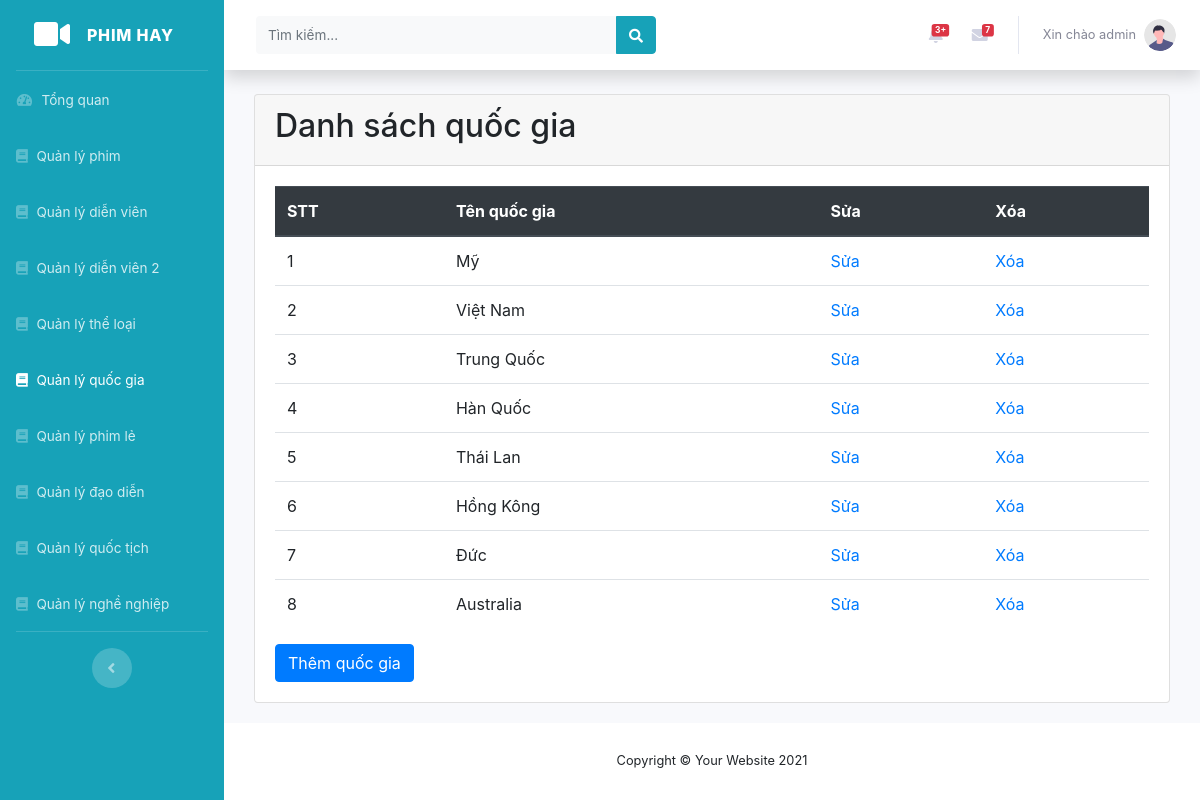
The app's page /admin/qg.php (signed in) with its own data.
### tables this page shows
CREATE TABLE `quocgia` (
  `ID_QuocGia` int(50) NOT NULL,
  `TenQuocGia` text NOT NULL
);

### admin/quocgia/danhsach.php (the view, shortened to what this page needs)
<?php
    $sql = "SELECT * FROM quocgia";
    $quocgia = mysqli_query($conn, $sql);
?>
<div class="container-fluid">
    <div class="card">
        <div class="card-header">
            <h2>Danh sách quốc gia</h2>
        </div>
        <div class="card-body">
            <table class="table">
                <thead class="thead-dark">
                    <tr>
                        <th>STT</th>
                        <th>Tên quốc gia</th>
                        <th>Sửa</th>
                        <th>Xóa</th>
                    </tr>
                </thead>
                <tbody>
                    <?php
                    $i = 1;
                        while($row = mysqli_fetch_assoc($quocgia)){?>
                            <tr>
                                <td><?php echo $i++; ?></td>
                                <td><?php echo $row['TenQuocGia'];?></td>
                                <td>
                                    <a href="qg.php?layout_QG=sua&id=<?php echo $row['ID_QuocGia'];?>">Sửa</a>
                                </td>
                                <td>
                                    <a onclick="return Del('<?php echo $row['TenQuocGia'];?>')" href="qg.php?layout_QG=xoa&id=<?php echo $row['ID_QuocGia'];?>">Xóa</a>
                                </td>
                            </tr>
                        <?php
                        }?>
                </tbody>
            </table>
                <a class="btn btn-primary" href="qg.php?layout_QG=them">Thêm quốc gia</a>
        </div>
    </div>
</div>

### admin/layout_mo.php (shortened to what this page needs)
<!DOCTYPE html>
<html lang="en">
<head>
    <link href="assets/vendor/fontawesome-free/css/all.min.css" rel="stylesheet" />
    <link href="assets/css/style.css" rel="stylesheet" />
    <link href="assets/css/sb-admin-2.min.css" rel="stylesheet" />
    <link href="assets/vendor/datatables/dataTables.bootstrap4.min.css" rel="stylesheet" />
    <link rel="stylesheet" href="//netdna.bootstrapcdn.com/bootstrap/4.5.0/css/bootstrap.min.css">
</head>
<body id="page-top">
    <div id="wrapper">
        <ul class="navbar-nav bg-info text-white sidebar sidebar-dark accordion" id="accordionSidebar">
            <a class="sidebar-brand d-flex align-items-center justify-content-center" href="admin.php">
                <div class="sidebar-brand-icon ">
                    <i class="fas fa-video"></i>
                </div>
                <div class="sidebar-brand-text mx-3">Phim Hay</div>
            </a>
            <hr class="sidebar-divider my-0">
            <li class="nav-item">
                <a class="nav-link" href="admin.php">
                    <i class="fas fa-fw fa-tachometer-alt"></i>
                    <span>Tổng quan</span>
                </a>
            </li>
            <li class="nav-item">
                <a class="nav-link" href="phim.php">
                    <i class="fa fa-book"></i>
                    <span>Quản lý phim</span>
                </a>
            </li>
            <li class="nav-item">
                <a class="nav-link" href="dv.php">
                    <i class="fa fa-book"></i>
                    <span>Quản lý diễn viên</span>
                </a>
            </li>
            <li class="nav-item">
                <a class="nav-link" href="dv2.php">
                    <i class="fa fa-book"></i>
                    <span>Quản lý diễn viên 2</span>
                </a>
            </li>
            <li class="nav-item">
                <a class="nav-link" href="tl.php">
                    <i class="fa fa-book"></i>
                    <span>Quản lý thể loại</span>
                </a>
            </li>
            <li class="nav-item">
                <a class="nav-link" href="qg.php">
                    <i class="fa fa-book"></i>
                    <span>Quản lý quốc gia</span>
                </a>
            </li>
            <li class="nav-item">
                <a class="nav-link" href="phimle.php">
                    <i class="fa fa-book"></i>
                    <span>Quản lý phim lẻ</span>
                </a>
            </li>
            <li class="nav-item">
                <a class="nav-link" href="daodien.php">
                    <i class="fa fa-book"></i>
                    <span>Quản lý đạo diễn</span>
                </a>
            </li>
            <li class="nav-item">
                <a class="nav-link" href="quoctich.php">
                    <i class="fa fa-book"></i>
                    <span>Quản lý quốc tịch</span>
                </a>
            </li>
            <li class="nav-item">
                <a class="nav-link" href="nghenghiep.php">
                    <i class="fa fa-book"></i>
                    <span>Quản lý nghề nghiệp</span>
                </a>
            </li>
            <hr class="sidebar-divider d-none d-md-block">
            <div class="text-center d-none d-md-inline">
                <button class="rounded-circle border-0" id="sidebarToggle"></button>
            </div>
        </ul>
        <div id="content-wrapper" class="d-flex flex-column">
            <div id="content">
                <nav class="navbar navbar-expand navbar-light bg-white topbar mb-4 static-top shadow">
                    <form class="d-none d-sm-inline-block form-inline mr-auto ml-md-3 my-2 my-md-0 mw-100 navbar-search">
                        <div class="input-group">
                            <input type="text" class="form-control bg-light border-0 small" placeholder="Tìm kiếm..."
                                   aria-label="Search" aria-describedby="basic-addon2">
                            <div class="input-group-append">
                                <button class="btn btn-info text-white" type="button">
                                    <i class="fas fa-search fa-sm"></i>
                                </button>
                            </div>
                        </div>
                    </form>
                    <ul class="navbar-nav ml-auto">
                        <li class="nav-item dropdown no-arrow mx-1">
                            <a class="nav-link dropdown-toggle" href="#" id="alertsDropdown" role="button"
                               data-toggle="dropdown" aria-haspopup="true" aria-expanded="false">
                                <span class="badge badge-danger badge-counter">3+</span>
                            </a>
                        </li>
                        <li class="nav-item dropdown no-arrow mx-1">
                            <a class="nav-link dropdown-toggle" href="#" id="messagesDropdown" role="button"
                               data-toggle="dropdown" aria-haspopup="true" aria-expanded="false">
                                <i class="fas fa-envelope fa-fw"></i>
                                <span class="badge badge-danger badge-counter">7</span>
                            </a>
                        </li>
                        <li class="nav-item dropdown no-arrow">
                            <a class="nav-link dropdown-toggle" href="#" id="userDropdown" role="button"
                               data-toggle="dropdown" aria-haspopup="true" aria-expanded="false">
                                <span class="mr-2 d-none d-lg-inline text-gray-600 small">Xin chào admin</span>
                                <img class="img-profile rounded-circle"
                                     src="assets/img/undraw_profile.svg">
                            </a>
                        </li>
                    </ul>
                </nav>
                <div class="container-fluid">

### admin/qg.php (shortened to what this page needs)
<?php
    require_once 'layout_mo.php';
?>
    <?php
        if(isset($_GET['layout_QG']))
        {
            switch ($_GET['layout_QG'])
            {
                case 'danhsach':
                    require_once 'quocgia/danhsach.php';
                    break;
                case 'them':
                    require_once 'quocgia/them.php';
                    break;
                case 'sua':
                    require_once 'quocgia/sua.php';
                    break;
                case 'xoa':
                    require_once 'quocgia/xoa.php';
                    break;
                default:
                    require_once 'quocgia/danhsach.php';
                    break;
            }
        }
        else
        {
            require_once 'quocgia/danhsach.php';
        }
    ?>
<?php
    require_once 'layout_ket.php';
?>

### admin/layout_ket.php (shortened to what this page needs)
</div>
            </div>
            <footer class="sticky-footer bg-white">
                <div class="container my-auto">
                    <div class="copyright text-center my-auto">
                        <span>Copyright &copy; Your Website 2021</span>
                    </div>
                </div>
            </footer>
        </div>
    </div>
</body>
</html>

### admin/assets/css/style.css (style rules this page uses)
.nav-link.active_color i { color: #fff !important; }

### records on screen
quocgia: TenQuocGia "Mỹ"
quocgia: TenQuocGia "Việt Nam"
quocgia: TenQuocGia "Trung Quốc"
quocgia: TenQuocGia "Hàn Quốc"
quocgia: TenQuocGia "Thái Lan"
quocgia: TenQuocGia "Hồng Kông"
quocgia: TenQuocGia "Đức"
quocgia: TenQuocGia "Australia"
